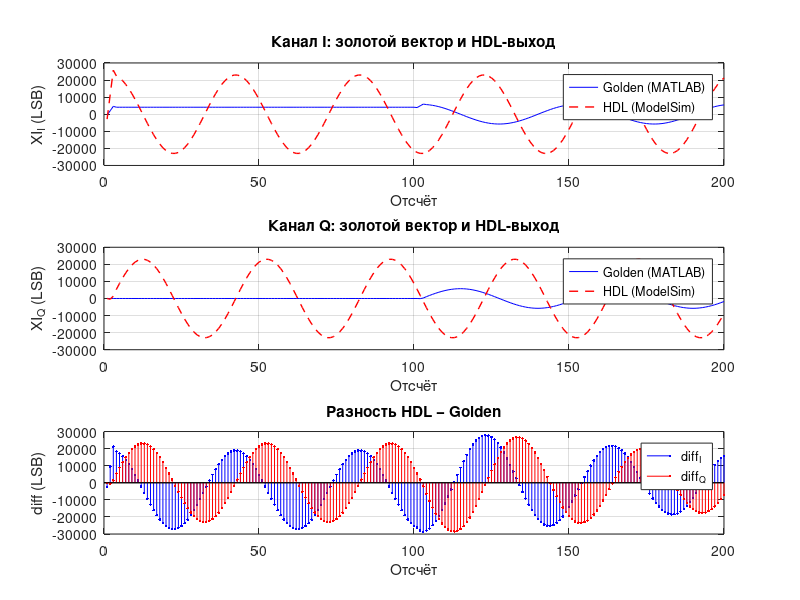

MATLAB code for this plot:
function check_farrow_result()
% check_farrow_result — bit-accurate сравнение выхода HDL (из out_hdl.txt)
% с золотым вектором (golden_xi.mat, сгенерированным gen_farrow_stimulus.m)
%
% Типичный сценарий использования:
%   1. В MATLAB: gen_farrow_stimulus()       — формирует stim_*.hex + golden_xi.mat
%   2. В ModelSim: vsim -do "run -all" tb_sync_farrow_parab
%   3. В MATLAB: check_farrow_result()        — выводит статистику расхождений
%
% Kudimov, ВКР, глава 3, этап 3.1

%% ============ 1. Загрузка данных =======================================
if ~exist('golden_xi.mat', 'file')
    error('golden_xi.mat не найден. Запусти сначала gen_farrow_stimulus.m');
end
S = load('golden_xi.mat');

if ~exist('out_hdl.txt', 'file')
    error('out_hdl.txt не найден. Запусти сначала ModelSim на tb_sync_farrow_parab');
end

hdl_data = load('out_hdl.txt');   % столбцы: xi_i, xi_q, valid

%% ============ 2. Выделение валидных отсчётов ===========================
% В HDL-выходе есть задержка в 3 такта на конвейер и дополнительные такты
% в начале (reset) — поэтому сопоставляем только по valid-флагу
valid_mask = hdl_data(:, 3) == 1;
hdl_xi_i = hdl_data(valid_mask, 1);
hdl_xi_q = hdl_data(valid_mask, 2);

% Золотой вектор: выбираем ненулевые (после латентности)
gold_xi_i = S.xi_i_q;
gold_xi_q = S.xi_q_q;
gold_valid = (gold_xi_i ~= 0) | (gold_xi_q ~= 0);
gold_xi_i = gold_xi_i(gold_valid);
gold_xi_q = gold_xi_q(gold_valid);

% Выравнивание длин
n_compare = min(length(hdl_xi_i), length(gold_xi_i));
hdl_xi_i = hdl_xi_i(1:n_compare);
hdl_xi_q = hdl_xi_q(1:n_compare);
gold_xi_i = gold_xi_i(1:n_compare);
gold_xi_q = gold_xi_q(1:n_compare);

fprintf('[check_farrow_result] Сравниваем %d отсчётов\n', n_compare);

%% ============ 3. Статистика расхождений ================================
diff_i = hdl_xi_i - gold_xi_i;
diff_q = hdl_xi_q - gold_xi_q;

n_exact = sum((diff_i == 0) & (diff_q == 0));
n_match_1lsb = sum((abs(diff_i) <= 1) & (abs(diff_q) <= 1));

fprintf('\n=== Bit-accurate статистика sync_farrow_parab ===\n');
fprintf('  Полное совпадение (0 LSB):  %d / %d (%.2f %%)\n', ...
        n_exact, n_compare, 100*n_exact/n_compare);
fprintf('  Совпадение в ±1 LSB:        %d / %d (%.2f %%)\n', ...
        n_match_1lsb, n_compare, 100*n_match_1lsb/n_compare);
fprintf('  max |diff_I| =              %d LSB\n', max(abs(diff_i)));
fprintf('  max |diff_Q| =              %d LSB\n', max(abs(diff_q)));
fprintf('  RMS  diff_I =               %.3f LSB\n', sqrt(mean(diff_i.^2)));
fprintf('  RMS  diff_Q =               %.3f LSB\n', sqrt(mean(diff_q.^2)));

%% ============ 4. Графики расхождений ===================================
figure('Name', 'sync_farrow_parab — HDL vs MATLAB golden', 'NumberTitle', 'off');

subplot(3,1,1);
plot(1:n_compare, gold_xi_i, 'b-', 1:n_compare, hdl_xi_i, 'r--', 'LineWidth', 1);
xlabel('Отсчёт'); ylabel('XI_I (LSB)');
legend('Golden (MATLAB)', 'HDL (ModelSim)');
title('Канал I: золотой вектор и HDL-выход');
grid on;

subplot(3,1,2);
plot(1:n_compare, gold_xi_q, 'b-', 1:n_compare, hdl_xi_q, 'r--', 'LineWidth', 1);
xlabel('Отсчёт'); ylabel('XI_Q (LSB)');
legend('Golden (MATLAB)', 'HDL (ModelSim)');
title('Канал Q: золотой вектор и HDL-выход');
grid on;

subplot(3,1,3);
stem(1:n_compare, diff_i, 'b', 'Marker', '.');
hold on;
stem(1:n_compare, diff_q, 'r', 'Marker', '.');
xlabel('Отсчёт'); ylabel('diff (LSB)');
legend('diff_I', 'diff_Q');
title('Разность HDL − Golden');
grid on;

%% ============ 5. Вердикт ================================================
if n_exact == n_compare
    fprintf('\n[РЕЗУЛЬТАТ]  Bit-accurate соответствие достигнуто.\n');
elseif n_match_1lsb / n_compare > 0.99
    fprintf('\n[РЕЗУЛЬТАТ]  99%% совпадение в пределах ±1 LSB (приемлемо для округлений).\n');
else
    fprintf('\n[РЕЗУЛЬТАТ]  ВНИМАНИЕ: расхождение превышает допустимое. Требуется отладка.\n');
end

end
